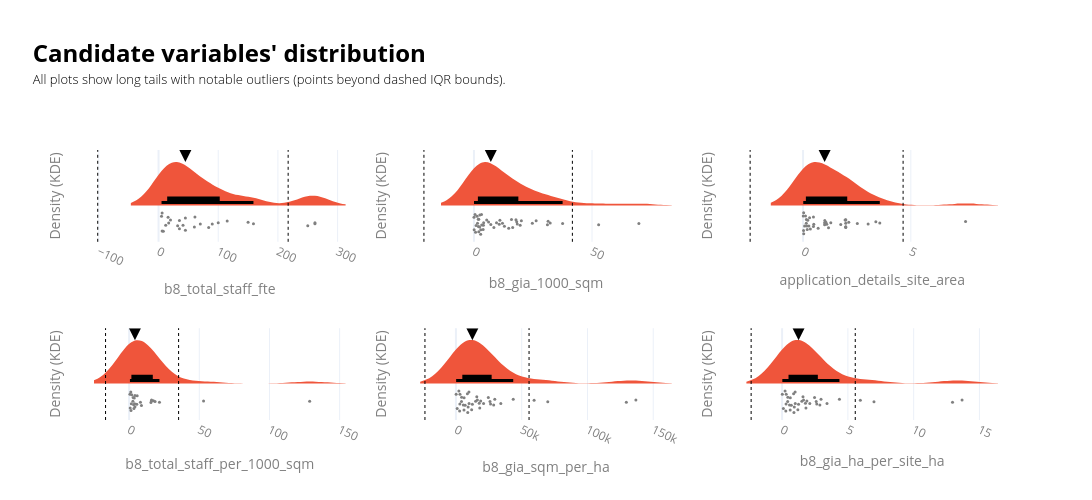

Notebook code cell kept with this figure:
### Code cell
cols_to_show = ['id', 'lpa_name'] + value_cols
df0 = data_ldn_exstg.copy()

n = len(value_cols)
ncols = 3
nrows = math.ceil(n / ncols)
base_color = px.colors.qualitative.Plotly[1]
fig = make_subplots(rows=nrows, cols=ncols, horizontal_spacing=0.05,vertical_spacing=0.32)
# _________________________________________________________________
# Violin plots
# _________________________________________________________________
for idx, value_col in enumerate(value_cols):
    r = idx // ncols + 1
    c = idx % ncols + 1
    df = df0.dropna(subset=[value_col]).copy()
    if df.empty:
        continue

    subset_customdata = df[cols_to_show].to_numpy()
    hovertemplate = "<br>".join([f"{col}: %{{customdata[{i}]}}" for i, col in enumerate(cols_to_show)])
    median_value = df[value_col].median()

    # # IQR bounds. Using the IQR, the outlier data points are the ones falling below Q1–1.5 IQR or above Q3 + 1.5 IQR: https://careerfoundry.com/en/blog/data-analytics/how-to-find-outliers/
    q1x, q3x = df[value_col].quantile([0.25, 0.75])
    iqrx = q3x - q1x
    low_x, high_x = q1x - 1.5 * iqrx, q3x + 1.5 * iqrx
    iqr_bounds = [low_x, high_x]

    # Auto bandwidth based on numeric range
    vmin, vmax = df[value_col].min(), df[value_col].max()
    rng = vmax - vmin
    if pd.isna(rng) or rng == 0:
        bw_bottom, bw_top = 1, 3
    else:
        bw_bottom = max(rng * 0.03, rng * 0.005)
        bw_top = max(rng * 0.10, rng * 0.02)

    fig.add_trace(go.Violin(
        x=df[value_col],orientation='h', side='positive', width=2, bandwidth=bw_top,line=dict(width=0),
        points="all",jitter=0.3, pointpos=-0.4, marker=dict(color='grey', size=3, opacity=1),
        box_visible=True, box_fillcolor='black', box_line=dict(color='black', width=3), box_width=0.2,
        fillcolor=base_color, showlegend=False, customdata=subset_customdata, hovertemplate=hovertemplate,
    ), row=r, col=c)
# _________________________________________________________________
# Helper elements
# _________________________________________________________________
    # IQR bounds
    for i, b in enumerate(iqr_bounds):
        fig.add_vline(x=b, line_width=1, line_dash="dot", line_color="black", row=r, col=c, showlegend=False)
        # invisible point just for hover
        fig.add_trace(go.Scatter(x=[b], y=[0],mode="markers", marker=dict(opacity=0),hovertemplate=f"IQR bound: {b:,.2f}<extra></extra>",showlegend=False,), row=r, col=c)

    # Median arrow
    fig.add_trace(go.Scatter(x=[median_value], mode='markers', marker=dict(symbol='arrow-down', color='black', size=12), showlegend=False,  hovertemplate="<br>".join([f"Median: {median_value}"])), row=r, col=c)
    
    # Style subplot axes
    fig.update_yaxes(showticklabels=False, title="Density (KDE)", ticks="", showgrid=False, zeroline=False, row=r, col=c)
    fig.update_xaxes(title_text=value_col, row=r, col=c)
    fig.update_xaxes(tickangle=25, tickfont=dict(color=labels_colour), title_font=dict(color=labels_colour))
    fig.update_yaxes(tickfont=dict(color=labels_colour), title_font=dict(color=labels_colour))

fig.update_layout(violinmode='overlay', width=1400, height=250 * nrows, template='plotly_white',
    title=dict(
        text=(
            f"<br><span style='font-size:24px; font-weight:bold; color:{notes_colour}; display:block; margin-bottom:2px;'>"
            "Candidate variables' distribution"
            "</span><br>"
            f"<span style='font-size:13px; font-weight:300; color:{notes_colour}; display:block; margin-bottom:0px;'>"
            "All plots show long tails with notable outliers (points beyond dashed IQR bounds)."
            "</span><br>"
        ),
        x=0.03, xanchor="left", y=0.92, yanchor="top",
    ),
    margin=dict(t=150),
)
fig.show()

### Figure 1 — Plotly figure (JSON) as saved in the notebook; plotly's stock layout.template omitted (floating-point values rounded to 4 significant figures; data arrays with more than 128 entries replaced by an {"elided": "..."} marker saying what was removed)
{"data": [{"bandwidth": 25.7, "box": {"fillcolor": "black", "line": {"color": "black", "width": 3}, "visible": true, "width": 0.2}, "customdata": {"elided": "26x8 mixed values"}, "fillcolor": "#EF553B", "hovertemplate": "id: %{customdata[0]}<br>lpa_name: %{customdata[1]}<br>b8_total_staff_fte: %{customdata[2]}<br>b8_gia_1000_sqm: %{customdata[3]}<br>application_details_site_area: %{customdata[4]}<br>b8_total_staff_per_1000_sqm: %{customdata[5]}<br>b8_gia_sqm_per_ha: %{customdata[6]}<br>b8_gia_ha_per_site_ha: %{customdata[7]}", "jitter": 0.3, "line": {"width": 0}, "marker": {"color": "grey", "opacity": 1, "size": 3}, "orientation": "h", "pointpos": -0.4, "points": "all", "showlegend": false, "side": "positive", "type": "violin", "width": 2, "x": [262.0, 35.0, 16.0, 159.0, 100.0, 84.0, 6.0, 90.0, 60.0, 45.0, 115.0, 70.0, 262.0, 45.0, 250.0, 8.0, 12.0, 41.0, 61.0, 6.0, 17.0, 5.0, 35.0, 20.0, 32.0, 150.0], "xaxis": "x", "yaxis": "y"}, {"hovertemplate": "IQR bound: -101.88<extra></extra>", "marker": {"opacity": 0}, "mode": "markers", "showlegend": false, "type": "scatter", "x": [-101.9], "xaxis": "x", "y": [0], "yaxis": "y"}, {"hovertemplate": "IQR bound: 217.12<extra></extra>", "marker": {"opacity": 0}, "mode": "markers", "showlegend": false, "type": "scatter", "x": [217.1], "xaxis": "x", "y": [0], "yaxis": "y"}, {"hovertemplate": "Median: 45.0", "marker": {"color": "black", "size": 12, "symbol": "arrow-down"}, "mode": "markers", "showlegend": false, "type": "scatter", "x": [45], "xaxis": "x", "yaxis": "y"}, {"bandwidth": 6.98, "box": {"fillcolor": "black", "line": {"color": "black", "width": 3}, "visible": true, "width": 0.2}, "customdata": {"elided": "45x8 mixed values"}, "fillcolor": "#EF553B", "hovertemplate": "id: %{customdata[0]}<br>lpa_name: %{customdata[1]}<br>b8_total_staff_fte: %{customdata[2]}<br>b8_gia_1000_sqm: %{customdata[3]}<br>application_details_site_area: %{customdata[4]}<br>b8_total_staff_per_1000_sqm: %{customdata[5]}<br>b8_gia_sqm_per_ha: %{customdata[6]}<br>b8_gia_ha_per_site_ha: %{customdata[7]}", "jitter": 0.3, "line": {"width": 0}, "marker": {"color": "grey", "opacity": 1, "size": 3}, "orientation": "h", "pointpos": -0.4, "points": "all", "showlegend": false, "side": "positive", "type": "violin", "width": 2, "x": [8.45, 2.4, 16.41, 3.9, 1.895, 12.08, 18.12, 5.4, 1.517, 6.2, 37.55, 4.0, 18.35, 2.5, 69.83, 7.15, 10.71, 26.34, 11.0, 2.9, 20.08, 1.32, 2.037, 0.69, 2.85, 31.12, 2.041, 15.89, 12.9, 0.024, 14.73, 3.282, 4.104, 0.49, 3.198, 31.41, 9.553, 0.9259, 1.85, 24.72, 32.3, 19.58, 17.79, 52.8, 0.09], "xaxis": "x2", "yaxis": "y2"}, {"hovertemplate": "IQR bound: -21.17<extra></extra>", "marker": {"opacity": 0}, "mode": "markers", "showlegend": false, "type": "scatter", "x": [-21.17], "xaxis": "x2", "y": [0], "yaxis": "y2"}, {"hovertemplate": "IQR bound: 41.69<extra></extra>", "marker": {"opacity": 0}, "mode": "markers", "showlegend": false, "type": "scatter", "x": [41.69], "xaxis": "x2", "y": [0], "yaxis": "y2"}, {"hovertemplate": "Median: 7.15", "marker": {"color": "black", "size": 12, "symbol": "arrow-down"}, "mode": "markers", "showlegend": false, "type": "scatter", "x": [7.15], "xaxis": "x2", "yaxis": "y2"}, {"bandwidth": 0.7531, "box": {"fillcolor": "black", "line": {"color": "black", "width": 3}, "visible": true, "width": 0.2}, "customdata": {"elided": "39x8 mixed values"}, "fillcolor": "#EF553B", "hovertemplate": "id: %{customdata[0]}<br>lpa_name: %{customdata[1]}<br>b8_total_staff_fte: %{customdata[2]}<br>b8_gia_1000_sqm: %{customdata[3]}<br>application_details_site_area: %{customdata[4]}<br>b8_total_staff_per_1000_sqm: %{customdata[5]}<br>b8_gia_sqm_per_ha: %{customdata[6]}<br>b8_gia_ha_per_site_ha: %{customdata[7]}", "jitter": 0.3, "line": {"width": 0}, "marker": {"color": "grey", "opacity": 1, "size": 3}, "orientation": "h", "pointpos": -0.4, "points": "all", "showlegend": false, "side": "positive", "type": "violin", "width": 2, "x": [0.194, 0.481, 1.949, 1.01, 1.0, 0.27, 2.12, 1.98, 1.0, 2.518, 0.34, 1.749, 3.02, 3.56, 1.287, 0.7, 0.4812, 0.028, 0.303, 0.022, 1.181, 1.06, 0.217, 0.154, 0.4983, 1.1, 0.03, 0.1128, 0.17, 1.98, 3.377, 0.149, 0.0714, 1.98, 1.98, 1.98, 1.98, 7.54, 0.009], "xaxis": "x3", "yaxis": "y3"}, {"hovertemplate": "IQR bound: -2.46<extra></extra>", "marker": {"opacity": 0}, "mode": "markers", "showlegend": false, "type": "scatter", "x": [-2.456], "xaxis": "x3", "y": [0], "yaxis": "y3"}, {"hovertemplate": "IQR bound: 4.64<extra></extra>", "marker": {"opacity": 0}, "mode": "markers", "showlegend": false, "type": "scatter", "x": [4.642], "xaxis": "x3", "y": [0], "yaxis": "y3"}, {"hovertemplate": "Median: 1.0", "marker": {"color": "black", "size": 12, "symbol": "arrow-down"}, "mode": "markers", "showlegend": false, "type": "scatter", "x": [1], "xaxis": "x3", "yaxis": "y3"}, {"bandwidth": 12.81, "box": {"fillcolor": "black", "line": {"color": "black", "width": 3}, "visible": true, "width": 0.2}, "customdata": {"elided": "26x8 mixed values"}, "fillcolor": "#EF553B", "hovertemplate": "id: %{customdata[0]}<br>lpa_name: %{customdata[1]}<br>b8_total_staff_fte: %{customdata[2]}<br>b8_gia_1000_sqm: %{customdata[3]}<br>application_details_site_area: %{customdata[4]}<br>b8_total_staff_per_1000_sqm: %{customdata[5]}<br>b8_gia_sqm_per_ha: %{customdata[6]}<br>b8_gia_ha_per_site_ha: %{customdata[7]}", "jitter": 0.3, "line": {"width": 0}, "marker": {"color": "grey", "opacity": 1, "size": 3}, "orientation": "h", "pointpos": -0.4, "points": "all", "showlegend": false, "side": "positive", "type": "violin", "width": 2, "x": [15.96, 18.47, 1.325, 8.777, 2.663, 1.203, 0.5602, 3.416, 5.455, 15.52, 5.727, 53.03, 128.6, 15.79, 8.034, 3.92, 0.755, 3.178, 4.142, 1.828, 4.142, 1.563, 3.664, 21.6, 17.3, 2.841], "xaxis": "x4", "yaxis": "y4"}, {"hovertemplate": "IQR bound: -16.81<extra></extra>", "marker": {"opacity": 0}, "mode": "markers", "showlegend": false, "type": "scatter", "x": [-16.81], "xaxis": "x4", "y": [0], "yaxis": "y4"}, {"hovertemplate": "IQR bound: 35.24<extra></extra>", "marker": {"opacity": 0}, "mode": "markers", "showlegend": false, "type": "scatter", "x": [35.24], "xaxis": "x4", "y": [0], "yaxis": "y4"}, {"hovertemplate": "Median: 4.142176104120331", "marker": {"color": "black", "size": 12, "symbol": "arrow-down"}, "mode": "markers", "showlegend": false, "type": "scatter", "x": [4.142], "xaxis": "x4", "yaxis": "y4"}, {"bandwidth": 13660.0, "box": {"fillcolor": "black", "line": {"color": "black", "width": 3}, "visible": true, "width": 0.2}, "customdata": {"elided": "37x8 mixed values"}, "fillcolor": "#EF553B", "hovertemplate": "id: %{customdata[0]}<br>lpa_name: %{customdata[1]}<br>b8_total_staff_fte: %{customdata[2]}<br>b8_gia_1000_sqm: %{customdata[3]}<br>application_details_site_area: %{customdata[4]}<br>b8_total_staff_per_1000_sqm: %{customdata[5]}<br>b8_gia_sqm_per_ha: %{customdata[6]}<br>b8_gia_ha_per_site_ha: %{customdata[7]}", "jitter": 0.3, "line": {"width": 0}, "marker": {"color": "grey", "opacity": 1, "size": 3}, "orientation": "h", "pointpos": -0.4, "points": "all", "showlegend": false, "side": "positive", "type": "violin", "width": 2, "x": [43560.0, 34120.0, 972.3, 11960.0, 18120.0, 5619.0, 17710.0, 9270.0, 69830.0, 21030.0, 6123.0, 8724.0, 3090.0, 2253.0, 28690.0, 4232.0, 24640.0, 129500.0, 26350.0, 14990.0, 59450.0, 155.8, 29550.0, 2984.0, 136800.0, 4344.0, 18810.0, 15860.0, 2829.0, 6214.0, 25910.0, 12490.0, 16310.0, 9890.0, 8985.0, 7002.0, 10000.0], "xaxis": "x5", "yaxis": "y5"}, {"hovertemplate": "IQR bound: -23,556.80<extra></extra>", "marker": {"opacity": 0}, "mode": "markers", "showlegend": false, "type": "scatter", "x": [-23560.0], "xaxis": "x5", "y": [0], "yaxis": "y5"}, {"hovertemplate": "IQR bound: 55,590.66<extra></extra>", "marker": {"opacity": 0}, "mode": "markers", "showlegend": false, "type": "scatter", "x": [55590.0], "xaxis": "x5", "y": [0], "yaxis": "y5"}, {"hovertemplate": "Median: 12486.848484848484", "marker": {"color": "black", "size": 12, "symbol": "arrow-down"}, "mode": "markers", "showlegend": false, "type": "scatter", "x": [12490.0], "xaxis": "x5", "yaxis": "y5"}, {"bandwidth": 1.366, "box": {"fillcolor": "black", "line": {"color": "black", "width": 3}, "visible": true, "width": 0.2}, "customdata": {"elided": "37x8 mixed values"}, "fillcolor": "#EF553B", "hovertemplate": "id: %{customdata[0]}<br>lpa_name: %{customdata[1]}<br>b8_total_staff_fte: %{customdata[2]}<br>b8_gia_1000_sqm: %{customdata[3]}<br>application_details_site_area: %{customdata[4]}<br>b8_total_staff_per_1000_sqm: %{customdata[5]}<br>b8_gia_sqm_per_ha: %{customdata[6]}<br>b8_gia_ha_per_site_ha: %{customdata[7]}", "jitter": 0.3, "line": {"width": 0}, "marker": {"color": "grey", "opacity": 1, "size": 3}, "orientation": "h", "pointpos": -0.4, "points": "all", "showlegend": false, "side": "positive", "type": "violin", "width": 2, "x": [4.356, 3.412, 0.09723, 1.196, 1.812, 0.5619, 1.771, 0.927, 6.983, 2.103, 0.6123, 0.8724, 0.309, 0.2253, 2.869, 0.4232, 2.464, 12.95, 2.635, 1.499, 5.945, 0.01558, 2.955, 0.2984, 13.68, 0.4344, 1.881, 1.586, 0.2829, 0.6214, 2.591, 1.249, 1.631, 0.989, 0.8985, 0.7002, 1.0], "xaxis": "x6", "yaxis": "y6"}, {"hovertemplate": "IQR bound: -2.36<extra></extra>", "marker": {"opacity": 0}, "mode": "markers", "showlegend": false, "type": "scatter", "x": [-2.356], "xaxis": "x6", "y": [0], "yaxis": "y6"}, {"hovertemplate": "IQR bound: 5.56<extra></extra>", "marker": {"opacity": 0}, "mode": "markers", "showlegend": false, "type": "scatter", "x": [5.559], "xaxis": "x6", "y": [0], "yaxis": "y6"}, {"hovertemplate": "Median: 1.2486848484848485", "marker": {"color": "black", "size": 12, "symbol": "arrow-down"}, "mode": "markers", "showlegend": false, "type": "scatter", "x": [1.249], "xaxis": "x6", "yaxis": "y6"}], "layout": {"height": 500, "margin": {"t": 150}, "shapes": [{"line": {"color": "black", "dash": "dot", "width": 1}, "showlegend": false, "type": "line", "x0": -101.9, "x1": -101.9, "xref": "x", "y0": 0, "y1": 1, "yref": "y domain"}, {"line": {"color": "black", "dash": "dot", "width": 1}, "showlegend": false, "type": "line", "x0": 217.1, "x1": 217.1, "xref": "x", "y0": 0, "y1": 1, "yref": "y domain"}, {"line": {"color": "black", "dash": "dot", "width": 1}, "showlegend": false, "type": "line", "x0": -21.17, "x1": -21.17, "xref": "x2", "y0": 0, "y1": 1, "yref": "y2 domain"}, {"line": {"color": "black", "dash": "dot", "width": 1}, "showlegend": false, "type": "line", "x0": 41.69, "x1": 41.69, "xref": "x2", "y0": 0, "y1": 1, "yref": "y2 domain"}, {"line": {"color": "black", "dash": "dot", "width": 1}, "showlegend": false, "type": "line", "x0": -2.456, "x1": -2.456, "xref": "x3", "y0": 0, "y1": 1, "yref": "y3 domain"}, {"line": {"color": "black", "dash": "dot", "width": 1}, "showlegend": false, "type": "line", "x0": 4.642, "x1": 4.642, "xref": "x3", "y0": 0, "y1": 1, "yref": "y3 domain"}, {"line": {"color": "black", "dash": "dot", "width": 1}, "showlegend": false, "type": "line", "x0": -16.81, "x1": -16.81, "xref": "x4", "y0": 0, "y1": 1, "yref": "y4 domain"}, {"line": {"color": "black", "dash": "dot", "width": 1}, "showlegend": false, "type": "line", "x0": 35.24, "x1": 35.24, "xref": "x4", "y0": 0, "y1": 1, "yref": "y4 domain"}, {"line": {"color": "black", "dash": "dot", "width": 1}, "showlegend": false, "type": "line", "x0": -23560.0, "x1": -23560.0, "xref": "x5", "y0": 0, "y1": 1, "yref": "y5 domain"}, {"line": {"color": "black", "dash": "dot", "width": 1}, "showlegend": false, "type": "line", "x0": 55590.0, "x1": 55590.0, "xref": "x5", "y0": 0, "y1": 1, "yref": "y5 domain"}, {"line": {"color": "black", "dash": "dot", "width": 1}, "showlegend": false, "type": "line", "x0": -2.356, "x1": -2.356, "xref": "x6", "y0": 0, "y1": 1, "yref": "y6 domain"}, {"line": {"color": "black", "dash": "dot", "width": 1}, "showlegend": false, "type": "line", "x0": 5.559, "x1": 5.559, "xref": "x6", "y0": 0, "y1": 1, "yref": "y6 domain"}], "title": {"text": "<br><span style='font-size:24px; font-weight:bold; color:black; display:block; margin-bottom:2px;'>Candidate variables' distribution</span><br><span style='font-size:13px; font-weight:300; color:black; display:block; margin-bottom:0px;'>All plots show long tails with notable outliers (points beyond dashed IQR bounds).</span><br>", "x": 0.03, "xanchor": "left", "y": 0.92, "yanchor": "top"}, "violinmode": "overlay", "width": 1400, "xaxis": {"anchor": "y", "domain": [0, 0.3], "tickangle": 25, "tickfont": {"color": "grey"}, "title": {"font": {"color": "grey"}, "text": "b8_total_staff_fte"}}, "xaxis2": {"anchor": "y2", "domain": [0.35, 0.65], "tickangle": 25, "tickfont": {"color": "grey"}, "title": {"font": {"color": "grey"}, "text": "b8_gia_1000_sqm"}}, "xaxis3": {"anchor": "y3", "domain": [0.7, 1], "tickangle": 25, "tickfont": {"color": "grey"}, "title": {"font": {"color": "grey"}, "text": "application_details_site_area"}}, "xaxis4": {"anchor": "y4", "domain": [0, 0.3], "tickangle": 25, "tickfont": {"color": "grey"}, "title": {"font": {"color": "grey"}, "text": "b8_total_staff_per_1000_sqm"}}, "xaxis5": {"anchor": "y5", "domain": [0.35, 0.65], "tickangle": 25, "tickfont": {"color": "grey"}, "title": {"font": {"color": "grey"}, "text": "b8_gia_sqm_per_ha"}}, "xaxis6": {"anchor": "y6", "domain": [0.7, 1], "tickangle": 25, "tickfont": {"color": "grey"}, "title": {"font": {"color": "grey"}, "text": "b8_gia_ha_per_site_ha"}}, "yaxis": {"anchor": "x", "domain": [0.66, 1.0], "showgrid": false, "showticklabels": false, "tickfont": {"color": "grey"}, "ticks": "", "title": {"font": {"color": "grey"}, "text": "Density (KDE)"}, "zeroline": false}, "yaxis2": {"anchor": "x2", "domain": [0.66, 1.0], "showgrid": false, "showticklabels": false, "tickfont": {"color": "grey"}, "ticks": "", "title": {"font": {"color": "grey"}, "text": "Density (KDE)"}, "zeroline": false}, "yaxis3": {"anchor": "x3", "domain": [0.66, 1.0], "showgrid": false, "showticklabels": false, "tickfont": {"color": "grey"}, "ticks": "", "title": {"font": {"color": "grey"}, "text": "Density (KDE)"}, "zeroline": false}, "yaxis4": {"anchor": "x4", "domain": [0, 0.34], "showgrid": false, "showticklabels": false, "tickfont": {"color": "grey"}, "ticks": "", "title": {"font": {"color": "grey"}, "text": "Density (KDE)"}, "zeroline": false}, "yaxis5": {"anchor": "x5", "domain": [0, 0.34], "showgrid": false, "showticklabels": false, "tickfont": {"color": "grey"}, "ticks": "", "title": {"font": {"color": "grey"}, "text": "Density (KDE)"}, "zeroline": false}, "yaxis6": {"anchor": "x6", "domain": [0, 0.34], "showgrid": false, "showticklabels": false, "tickfont": {"color": "grey"}, "ticks": "", "title": {"font": {"color": "grey"}, "text": "Density (KDE)"}, "zeroline": false}}}
